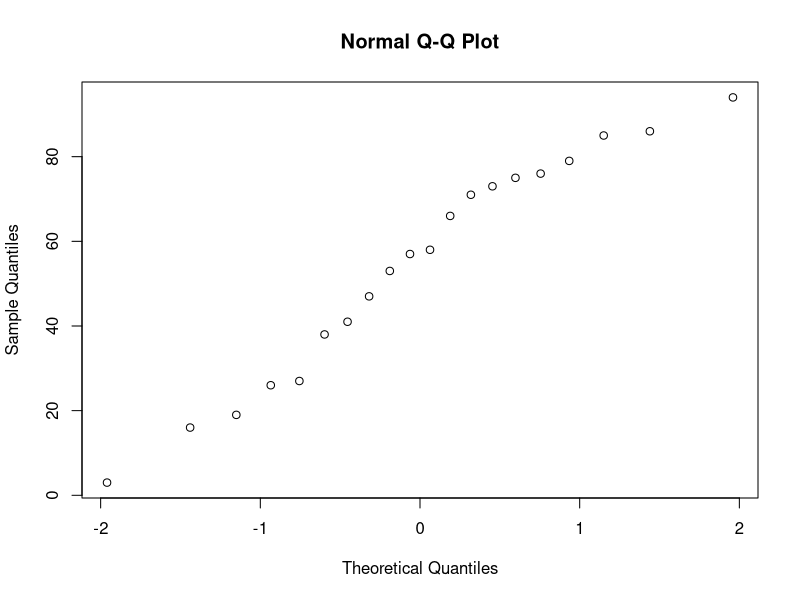

Write the R code that produced this figure. (Note: this script raises an error after producing the figure.)
set.seed(5)
x <- qnorm(seq(0.05, 1, 0.05), mean = 0, sd = 1, lower.tail = TRUE, log.p = FALSE)

y <- sample(1:100, 20, replace = TRUE)
qqnorm(y)
quantile(y, probs = seq(0, 1, 0.2))
dens <- density(y)
df <- data.frame(y, dens)
qplot(x,y,data=dd,geom="line")+
  geom_ribbon(data=subset(dd,x>q75 & x<q95),aes(ymax=y),ymin=0,  fill="red",colour=NA,alpha=0.5)

dd <- with(dens,data.frame(x,y))

ggplot(df, aes(x=x)) + geom_density() + geom_ribbon(aes(min=0, ymax=dens, fill=quant)) + scale_x_continuous(breaks=quantiles.x) + scale_fill_brewer(guide="none")
ggplot(df, aes(x=y)) + geom_density()

set.seed(1)
draws <- rnorm(100)^2
dens <- density(draws)
plot(dens)



quantiles.x <- quantile(df$x, prob=seq(0.2,1,0.2))
quantiles.y <- quantile(df$y, probs = seq(0.05, 1, 0.05))

?geom_density
library(data.table)
dt <- data.table(x=c(1:200),y=rnorm(200))
dens <- density(dt$y)
df <- data.frame(x=dens$x, y=dens$y)
probs <- c(0.1, 0.25, 0.5, 0.75, 0.9)
quantiles <- quantile(dt$y, prob=probs)
df$quant <- factor(findInterval(df$x,quantiles))
df$quant <- factor(findInterval(df$x,quantiles.x))
ggplot(df, aes(x,y)) + geom_line() + geom_ribbon(aes(ymin=0, ymax=y, fill=quant)) + scale_x_continuous(breaks=quantiles.x) + scale_fill_brewer(guide="none")
library(ggplot2)
??qqplot
